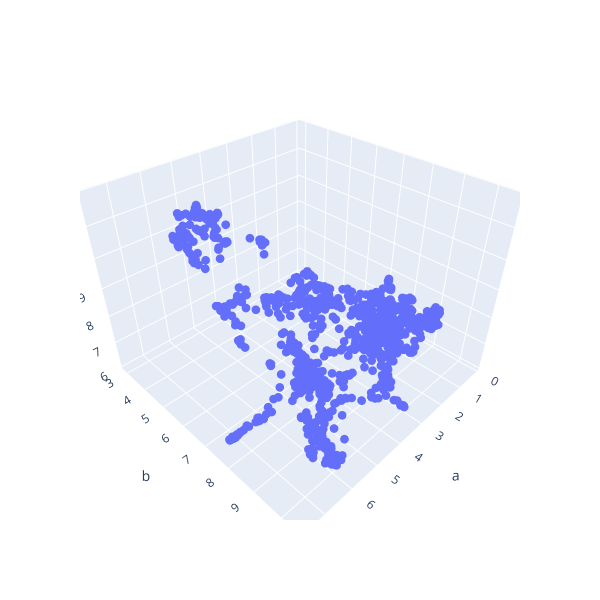

The cell this chart's notebook holds for it:
### Code cell
fig = px.scatter_3d(plot_data, x='a', y='b', z='c', hover_name=plot_data.text)
fig.update_traces(marker_size=3)
fig.update_layout(width=600, height=600)

### Figure 1 — Plotly figure (JSON) as saved in the notebook; plotly's stock layout.template omitted (floating-point values rounded to 4 significant figures; data arrays with more than 128 entries replaced by an {"elided": "..."} marker saying what was removed)
{"data": [{"hovertemplate": "<b>%{hovertext}</b><br><br>a=%{x}<br>b=%{y}<br>c=%{z}<extra></extra>", "hovertext": {"elided": "1004 str values"}, "legendgroup": "", "marker": {"color": "#636efa", "size": 3, "symbol": "circle"}, "mode": "markers", "name": "", "scene": "scene", "showlegend": false, "type": "scatter3d", "x": {"elided": "1004 float values"}, "y": {"elided": "1004 float values"}, "z": {"elided": "1004 float values"}}], "layout": {"height": 600, "legend": {"tracegroupgap": 0}, "margin": {"t": 60}, "scene": {"domain": {"x": [0, 1], "y": [0, 1]}, "xaxis": {"title": {"text": "a"}}, "yaxis": {"title": {"text": "b"}}, "zaxis": {"title": {"text": "c"}}}, "width": 600}}
